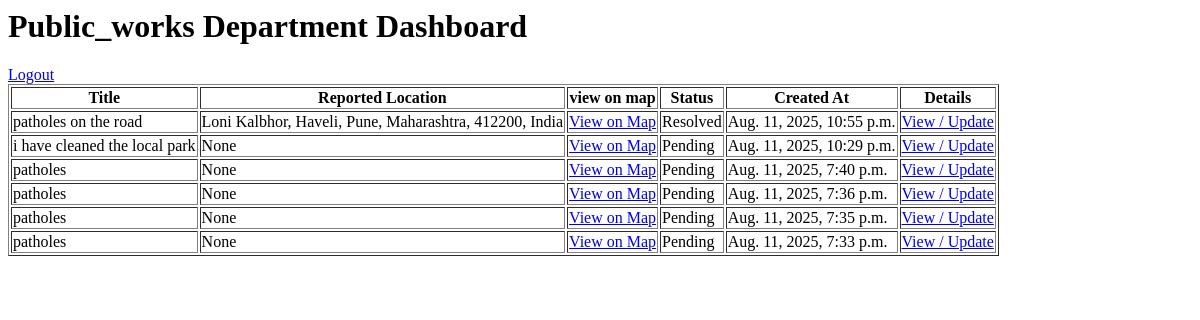
The page /admin_panel/public_works/ (signed in) on the database as committed earlier.
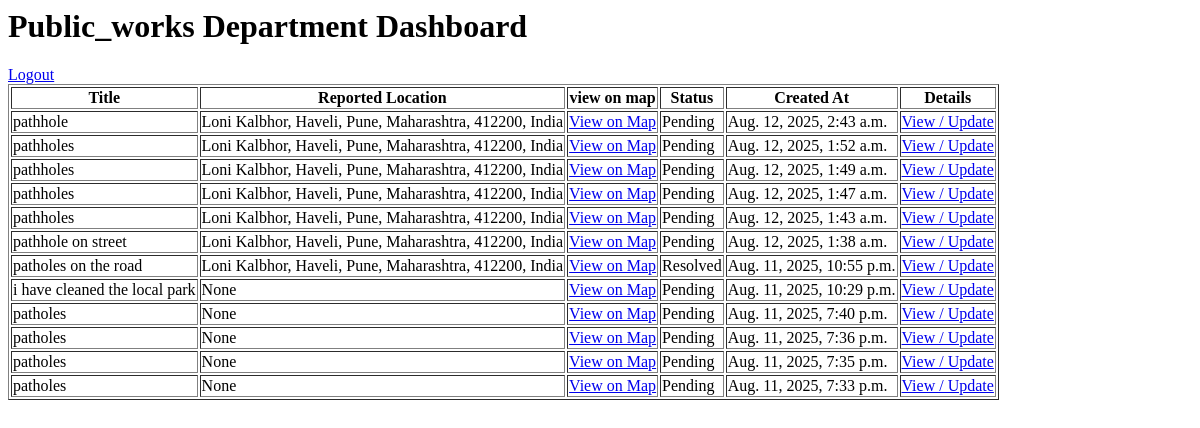
The same page on the database as committed later.
### issues/models.py (models this page shows, shortened)
class IssuePost(models.Model):
    STATUS_CHOICES = [
        ('pending', 'Pending'),
        ('in_progress', 'In Progress'),
        ('resolved', 'Resolved'),
    ]
    DEPARTMENT_CHOICES = [
        ('public_works', 'Public Works Department'),
        ('water_supply', 'Water Supply Department'),
        ('waste_management', 'Waste Management Department'),
        ('electricity', 'Electricity Department')
    ]
    id = models.AutoField(primary_key=True, editable=True)
    user = models.ForeignKey(User, on_delete=models.CASCADE, related_name='issue_posts')
    title = models.CharField(max_length=150)
    description = models.TextField()
    image = models.ImageField(upload_to='issue_posts/', blank=True, null=True)
    department = models.CharField(max_length=50, choices=DEPARTMENT_CHOICES, help_text="Select the relevant department for this issue.")
    created_at = models.DateTimeField(auto_now_add=True)
    updated_at = models.DateTimeField(auto_now=True)
    status = models.CharField(
        max_length=20,
        choices=STATUS_CHOICES,
        default='pending'
    )
    likes_count = models.PositiveIntegerField(default=0)
    comments_count = models.PositiveIntegerField(default=0)
    reported_latitude = models.FloatField(null=True, blank=True)
    reported_longitude = models.FloatField(null=True, blank=True)
    location_name = models.CharField(max_length=255, null=True, blank=True)
    location_map_url = models.URLField(max_length=500, null=True, blank=True)
    is_verified = models.BooleanField(default=False)
    verification_method = models.CharField(max_length=50, null=True, blank=True)  # e.g., 'openai' or 'huggingface'
    verification_score = models.FloatField(null=True, blank=True)
    verification_details = models.TextField(null=True, blank=True)
    class Meta:
        ordering = ['-created_at']
        verbose_name = 'Issue Post'
        verbose_name_plural = 'Issue Posts'
        indexes = [
            models.Index(fields=['-created_at']),
            models.Index(fields=['status']),
            models.Index(fields=['department']), # New index for department
        ]

### admin_panel/views.py (the view)
    def wrapper(request, *args, **kwargs):
        if not request.user.is_authenticated:
            return redirect('admin_panel:admin_login')
        if request.user.role != 'admin':
            messages.error(request, "You must be an admin to access this page.")
            return redirect('admin_panel:admin_login')
        if request.user.department != kwargs.get('department'):
            messages.error(request, "You do not have permission to view this department.")
            return redirect('admin_panel:admin_login')
        return view_func(request, *args, **kwargs)

### admin_panel/views.py (called while the page is built)
def admin_department_required(view_func):
    def wrapper(request, *args, **kwargs):
        if not request.user.is_authenticated:
            return redirect('admin_panel:admin_login')
        if request.user.role != 'admin':
            messages.error(request, "You must be an admin to access this page.")
            return redirect('admin_panel:admin_login')
        if request.user.department != kwargs.get('department'):
            messages.error(request, "You do not have permission to view this department.")
            return redirect('admin_panel:admin_login')
        return view_func(request, *args, **kwargs)
    return wrapper

@login_required
@admin_department_required
def department_dashboard(request, department):
    issues = IssuePost.objects.filter(department=department).order_by('-created_at')
    context = {
        'issues': issues,
        'department': department,
    }
    return render(request, 'admin_panel/dashboard.html', context)

### admin_panel/templates/admin_panel/dashboard.html
<h1>{{ department|capfirst }} Department Dashboard</h1>
<a href="{% url 'admin_panel:admin_logout' %}">Logout</a>
<table border="1">
  <thead>
    <tr>
      <th>Title</th>
      <th>Reported Location</th>
      <th>view on map</th>
      <th>Status</th>
      <th>Created At</th>
      <th>Details</th>
    </tr>
  </thead>
  <tbody>
    {% for issue in issues %}
    <tr>
      <td>{{ issue.title }}</td>
      <td>{{ issue.location_name }}</td>
      <td><a href="{{issue.location_map_url}}">View on Map</a></td>
      <td>{{ issue.get_status_display }}</td>
      <td>{{ issue.created_at }}</td>
      <td><a href="{% url 'admin_panel:issue_detail' department issue.id %}">View / Update</a></td>
    </tr>
    {% empty %}
    <tr><td colspan="5">No issues found.</td></tr>
    {% endfor %}
  </tbody>
</table>

Rows that differ between the two databases and show on the page:
added IssuePost: title "pathhole", location_name "Loni Kalbhor, Haveli, Pune, Maharashtra, 412200, India", status "Pending", created_at "Aug. 12, 2025, 2:43 a.m."
added IssuePost: title "pathholes", location_name "Loni Kalbhor, Haveli, Pune, Maharashtra, 412200, India", status "Pending", created_at "Aug. 12, 2025, 1:52 a.m."
added IssuePost: title "pathholes", location_name "Loni Kalbhor, Haveli, Pune, Maharashtra, 412200, India", status "Pending", created_at "Aug. 12, 2025, 1:49 a.m."
added IssuePost: title "pathholes", location_name "Loni Kalbhor, Haveli, Pune, Maharashtra, 412200, India", status "Pending", created_at "Aug. 12, 2025, 1:47 a.m."
added IssuePost: title "pathholes", location_name "Loni Kalbhor, Haveli, Pune, Maharashtra, 412200, India", status "Pending", created_at "Aug. 12, 2025, 1:43 a.m."
added IssuePost: title "pathhole on street", location_name "Loni Kalbhor, Haveli, Pune, Maharashtra, 412200, India", status "Pending", created_at "Aug. 12, 2025, 1:38 a.m."
